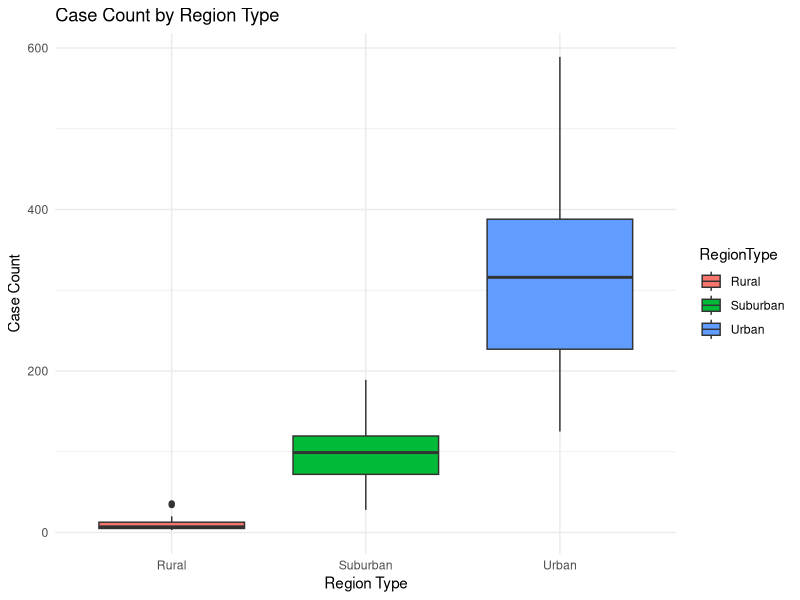
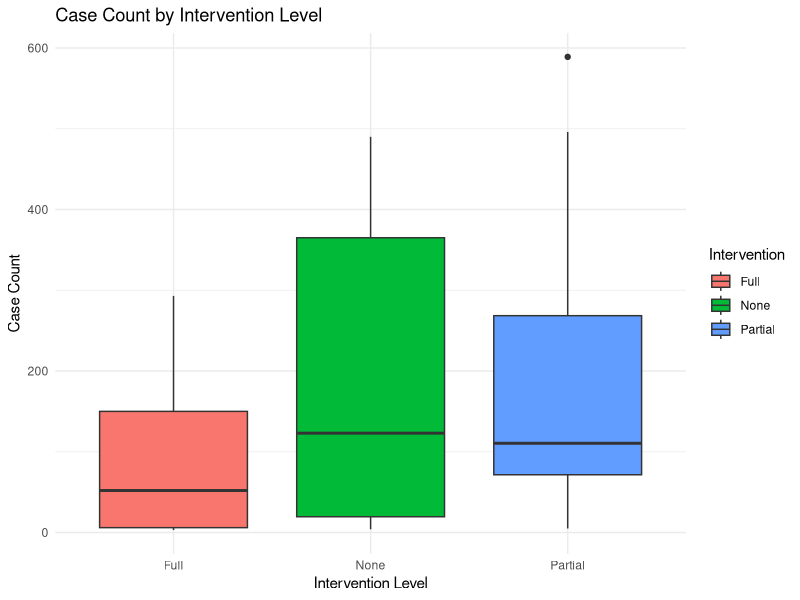
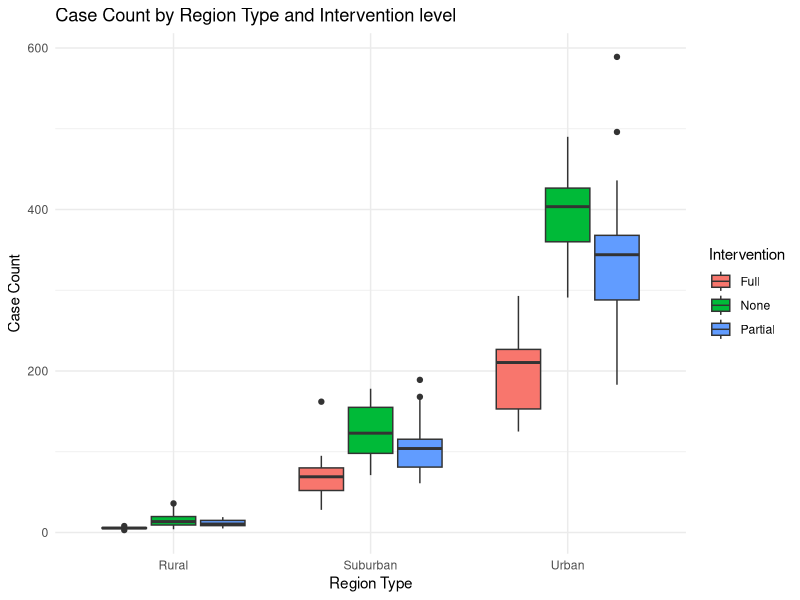
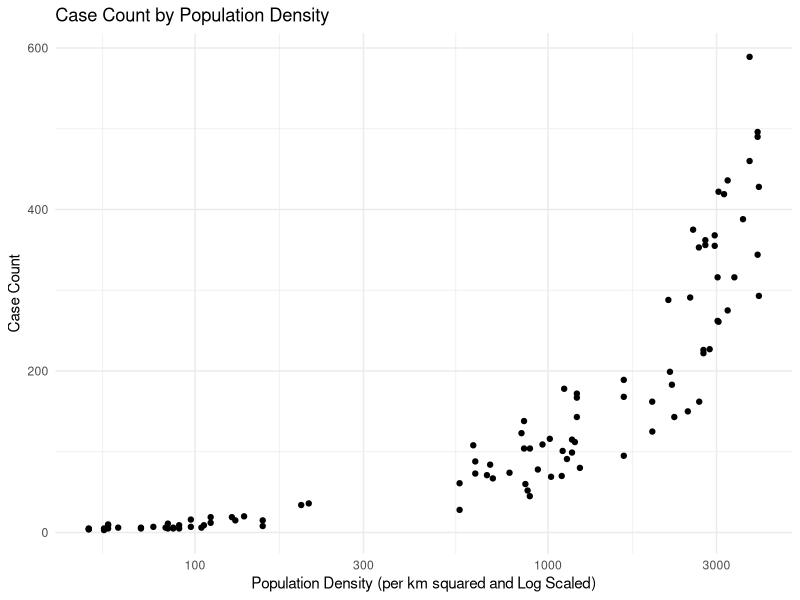

R code for these plots, in order:
## ---- chunk 1
# loading dslabs package
library(dplyr)
library(purrr)
library(lubridate)
library(ggplot2)
library(here)
## ---- chunk 2
# set a seed for reproducibility
set.seed(123)

# define number of observations
n_observations <- 100

## ---- chunk 3
# create empty data frame with placeholders for variables

syn_data <- data.frame(
  DistrictID = numeric(n_observations),
  RegionType = character(n_observations),
  CaseCount = numeric(n_observations),
  VaccinationRate = numeric(n_observations),
  PopulationDensity = numeric(n_observations),
  AttackRate = numeric(n_observations),
  Intervention = character(n_observations)
)

# Variable 1: District ID
syn_data$DistrictID <- 1:n_observations

# Variable 2: Region Type (Categorical variable)
syn_data$RegionType <- purrr::map_chr(sample(c("Urban", "Rural", "Suburban"), n_observations, replace = TRUE), as.character)



# Variable 4: Vaccination Rate
syn_data$VaccinationRate <- runif(n_observations, min = 0.5, max = 1.0)

# Variable 5: Population Density (per km squared)
syn_data$PopulationDensity <- with(syn_data, ifelse(
  RegionType == "Urban", rnorm(sum(RegionType == "Urban"), mean = 3000, sd = 500),
  ifelse(RegionType == "Suburban", rnorm(sum(RegionType == "Suburban"), mean = 1000, sd = 300),
         rnorm(sum(RegionType == "Rural"), mean = 100, sd = 50)
  )
))

# Variable 7: Level of Public Health Intervention
syn_data$Intervention <- purrr::map_chr(sample(c("None", "Partial", "Full"), n_observations, replace = TRUE), as.character)

# Variable 6: Attack Rate (Assisted with by ChatGPT)
syn_data$AttackRate <- ifelse(
  syn_data$RegionType == "Urban",
  runif(n_observations, min = 0.05, max = 0.2) * ifelse(syn_data$Intervention == "Full", 0.7, 1.2),
  runif(n_observations, min = 0.01, max = 0.15)
)


# Variable 3: Case Count (Numerical Variable) Assisted with by ChatGPT (moved down here to follow coding flow)
syn_data$CaseCount <- round(
  (200 / (syn_data$VaccinationRate * 2)) * 
  (syn_data$PopulationDensity / 1000) * 
  ifelse(syn_data$Intervention == "Full", 0.5, 
         ifelse(syn_data$Intervention == "Partial", 0.8, 1.0))
)

# Ensure logical bounds
syn_data$CaseCount <- pmax(syn_data$CaseCount, 0)
syn_data$AttackRate <- round(pmax(pmin(syn_data$AttackRate, 1), 0.01), 2)
syn_data$PopulationDensity <- pmax(syn_data$PopulationDensity, 50)  # Density cannot be negative
syn_data$VaccinationRate <- round(syn_data$VaccinationRate, 2)  # Round vaccination rates
syn_data$PopulationDensity <- pmax(syn_data$PopulationDensity, 10)


## ---- chunk 4

# Summary of data
summary(syn_data)
dplyr::glimpse(syn_data) 

# Region Case Count
region_cases <- ggplot(syn_data, aes(x = RegionType, y = CaseCount, fill = RegionType)) + geom_boxplot() + theme_minimal() + labs(title = "Case Count by Region Type",
                        x = "Region Type",
                        y = "Case Count")

print(region_cases)


# Intervention x Case Count
intervention_cases <- ggplot(syn_data, aes(x = Intervention, y = CaseCount, fill = Intervention)) + geom_boxplot() + theme_minimal() + labs(title = "Case Count by Intervention Level",
                        x = "Intervention Level",
                        y = "Case Count")

print(intervention_cases)

# Region x Intervention x Case Count
region_intervention_cases <- ggplot(syn_data, aes(x = RegionType, y = CaseCount, fill = Intervention)) + geom_boxplot() + theme_minimal() + labs(title = "Case Count by Region Type and Intervention level",
                        x = "Region Type",
                        y = "Case Count")

print(region_intervention_cases)

# Population Density x Case Count
density_cases <- ggplot(syn_data, aes(x = PopulationDensity, y =CaseCount)) + geom_point() + theme_minimal() +
    labs(title = "Case Count by Population Density",
         x = "Population Density (per km squared and Log Scaled)",
         y = "Case Count") +
    scale_x_log10()

print(density_cases)
## ---- chunk 5
# Creation of Linear Model with 3 variables, population density, vaccination rate, and intervention
lm_model_everything <- lm(CaseCount ~ PopulationDensity + VaccinationRate + Intervention, data = syn_data)
summary(lm_model_everything)

# Creation of ANOVA to test if intervention levels signficantly affect case count
anova_model <- aov(CaseCount ~ Intervention, data = syn_data)
summary(anova_model)

# Principle Component Analysis (suggested by ChatGPT) to view which variables explain the variance
pca_model <- prcomp(syn_data[, c("PopulationDensity", "VaccinationRate", "CaseCount")], center = TRUE, scale. = TRUE)
summary(pca_model)

